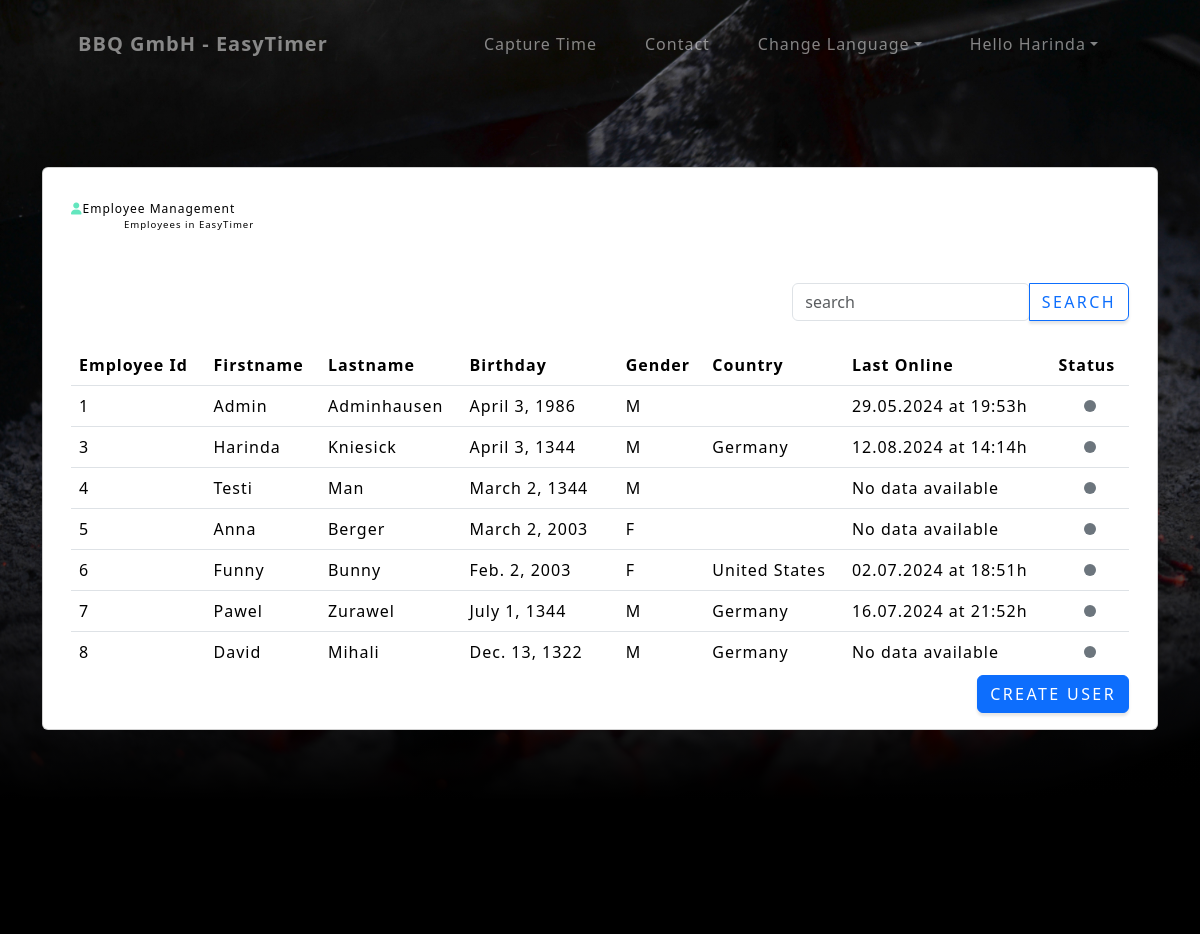
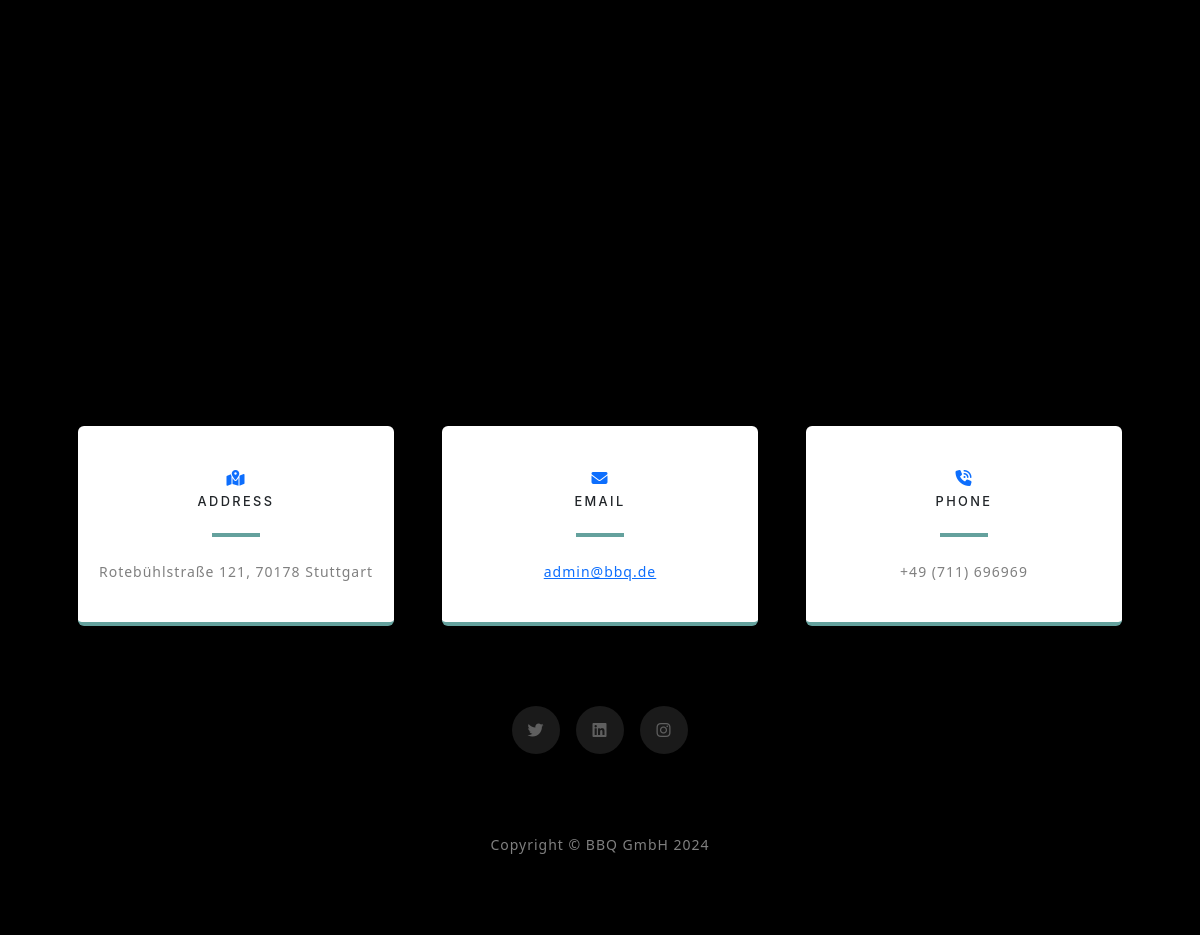
Screenshot of /employeeManagement/ (signed in) with the database file from the repository (2 pictures, top to bottom).
### bbq_gmbh_app/models.py (models this page shows, shortened)
class Mitarbeiter(AbstractUser):
    ROLE_CHOICES = [
        ('User', 'User'),
        ('Hr', 'HR'),
        ('Admin', 'Admin'),
    ]
    WOCHENARBEITSZEIT_CHOICES = [
        (timedelta(hours=40), '40:00'),
        (timedelta(hours=35), '35:00'),
        (timedelta(hours=30), '30:00'),
    ]
    username = None
    email = models.EmailField(_('email address'), unique=True)
    role = models.CharField(max_length=20, choices=ROLE_CHOICES, blank=True, null=True)
    must_change_password = models.BooleanField(default=True)
    birthday = models.DateField(null=True, blank=True)
    first_name = models.CharField(max_length=30, blank=True, null=True)
    last_name = models.CharField(max_length=30, blank=True, null=True)
    gender = models.CharField(max_length=1, choices=[('M', 'Male'), ('F', 'Female'), ('O', 'Other')], blank=True, null=True)
    adresse = models.ForeignKey('Adresse', on_delete=models.PROTECT, null=True, blank=True)
    wochenarbeitszeit = models.DurationField(choices=WOCHENARBEITSZEIT_CHOICES, blank=True, null=True)
    USERNAME_FIELD = 'email'
    REQUIRED_FIELDS = []
    objects = MitarbeiterManager()

class Arbeitsstunden(models.Model):
    PAUSE_CHOICES = [
    (timedelta(hours=1), '1:00'),
    (timedelta(minutes=45), '0:45'),
    (timedelta(minutes=30), '0:30'),
    (timedelta(minutes=15), '0:15'),
    (timedelta(minutes=0), '0:00'),
    ]
    mitarbeiter = models.ForeignKey(Mitarbeiter, on_delete=models.CASCADE)
    datum = models.DateField(blank=True, null=True)
    beginn = models.TimeField(blank=True, null=True)
    ende = models.TimeField(blank=True, null=True)
    status = models.BooleanField(default=False)
    pause = models.DurationField(choices=PAUSE_CHOICES, default=timedelta(hours=1))
    arbeitszeitTag = models.DurationField(default=timedelta())
    minArbeitszeitTag = models.DurationField(default=timedelta())
    maxArbeitszeitTag = models.DurationField(default=timedelta(hours=10))
    averageArbeitszeit = models.DurationField(default=timedelta())
    gleitzeitTag = models.DurationField(default=timedelta())
    ueberstunden = models.DurationField(default=timedelta())
    arbeitszeitGes = models.DurationField(default=timedelta())

class Adresse(models.Model):
    strasse = models.CharField(max_length=100)
    stadt = models.CharField(max_length=100)
    plz = models.CharField(max_length=10)
    land = CountryField(default='DE')

### bbq_gmbh_app/views.py (the view)
# urls.py: path('employeeManagement/', views.employeeManagement, name='employeeManagement'),
@login_required(login_url='signin')
def employeeManagement(request):
    users = Mitarbeiter.objects.all()
    if request.user.role == 'Admin':
        role = True
    else:
        role = False
    return render(request, 'bbq_gmbh_app/employeeManagement.html', {'users': users, 'role': role})

### bbq_gmbh_app/templates/bbq_gmbh_app/employeeManagement.html (shortened to what this page needs)
{% extends 'base.html' %}
{% load static %}
{% load i18n %}
{% block content %}
<header class="masthead">
    <div class="container">
        <div class="card_empl_mng">
            <div class="card" id="myElement">
                <div class="card-body">
                    <div class="container mt-3">
                      <div class="header_text">
                        <p class="link"><i class="fa-solid fa-user" style="color: #63E6BE;"></i>{% trans 'employeeManagementID_1' %}</p>
                        <p class="link">{% trans 'employeeManagementID_2' %}</p>
                      </div>
                        <div class="row">
                          <div class="col-md-8"></div>
                          <div class="col-md-4">
                            <div class="input-group">
                              <input type="search" class="form-control rounded" placeholder="{% trans 'employeeManagementID_13' %}" aria-label="Search" aria-describedby="search-addon" />
                              <button type="button" class="btn btn-outline-primary" data-mdb-ripple-init>{% trans 'employeeManagementID_3' %}</button>
                            </div>
                          </div>
                        </div>
                        <br>
                        <div class="table-responsive" style="max-height: 40vh; overflow: auto;">
                          <table class="table table-hover">
                            <thead>
                              <tr>
                                <th style="position: sticky; top: 0; background: white;">{% trans 'employeeManagementID_4' %}</th>
                                <th style="position: sticky; top: 0; background: white;">{% trans 'employeeManagementID_5' %}</th>
                                <th style="position: sticky; top: 0; background: white;">{% trans 'employeeManagementID_6' %}</th>
                                <th style="position: sticky; top: 0; background: white;">{% trans 'employeeManagementID_7' %}</th>
                                <th style="position: sticky; top: 0; background: white;">{% trans 'employeeManagementID_8' %}</th>
                                <th style="position: sticky; top: 0; background: white;">{% trans 'employeeManagementID_9' %}</th>
                                <th style="position: sticky; top: 0; background: white;">{% trans 'employeeManagementID_14' %}</th>
                                <th style="position: sticky; top: 0; background: white;">{% trans 'employeeManagementID_15' %}</th>
                              </tr>
                            </thead>
                            <tbody>
                              {% if request.user.is_authenticated %}
                                {% for user in users %}
                                  <tr data-href="{% url 'userDetail' user.id %}">
                                    {% if user.is_active or role %}
                                      <td>{{ user.id }}</td>
                                      <td>{{ user.first_name }}</td>
                                      <td>{{ user.last_name }}</td>
                                      <td>{{ user.birthday }}</td>
                                      <td>{{ user.gender }}</td>
                                      <td>{{ user.adresse.land.name }}</td>
                                      {% if user.arbeitsstunden_set.last.datum %}
                                        <td>{{ user.arbeitsstunden_set.last.datum|date:"d.m.Y" }} {% trans 'employeeManagementID_16' %} {{ user.arbeitsstunden_set.last.beginn|time:"H:i" }}{% trans 'employeeManagementID_17' %}</td>
                                      {% else %}
                                        <td>No data available</td>
                                      {% endif %}
                                      {% if user.arbeitsstunden_set.last.status %}
                                        <td style="text-align: center; vertical-align: middle;"><span class="dot dot_online"></span></td>
                                      {% else %}
                                        <td style="text-align: center; vertical-align: middle;"><span class="dot bg-secondary"></span></td>
                                      {% endif %}
                                    {% endif %}
                                  </tr>
                                  {% empty %}
                                  <tr>
                                      <td colspan="8">{% trans 'employeeManagementID_10' %}</td>
                                  </tr>
                                {% endfor %}
                              {% else %}
                                <tr>
                                    <td colspan="8">{% trans 'employeeManagementID_11' %}</td>
                                </tr>
                              {% endif %}
                            </tbody>
                          </table>
                        </div>
                        <div style="text-align: right; margin-top: 1%;">
                          <a href="{% url 'createUser' %}" class="btn btn-primary">{% trans 'employeeManagementID_12' %}</a>
                        </div>
                      </div>
                </div>
              </div>
        </div>
    </div>
</header>
{% endblock content %}

### bbq_gmbh_app/templates/bbq_gmbh_app/_navbar.html (shortened to what this page needs)
{% load i18n %}
<nav class="navbar navbar-expand-lg navbar-light fixed-top" id="mainNav">
    <div class="container px-4 px-lg-5">
        <a class="navbar-brand" href="{% url 'home'%}">BBQ GmbH - EasyTimer</a>
        {% if request.user.is_authenticated %}
            <div class="collapse navbar-collapse" id="navbarResponsive">
                <ul class="navbar-nav ms-auto">
                    <li class="nav-item"><a class="nav-link" href="{% url 'home'%}">{% trans 'navbarID_1' %}</a></li>
                    <li class="nav-item"><a class="nav-link" href="#contact">{% trans 'navbarID_2' %}</a></li>
                    <div class="nav-item dropdown">
                        <a class="nav-link dropdown-toggle" href="#" role="button" data-bs-toggle="dropdown" >{% trans 'indexID_2' %}</a>
                    </div>
                    <li class="nav-item dropdown">
                        <a class="nav-link dropdown-toggle" href="#" role="button" data-bs-toggle="dropdown" id="userDropdown">Hello {{ request.user.first_name }}</a>
                    </li>
                </ul>
            </div>
        {% endif %}
    </div>
</nav>

### rows the page displays
Mitarbeiter: user.first_name "Harinda", id "3", first_name "Harinda", last_name "Kniesick", birthday "April 3, 1344", gender "M", adresse.land.name "Germany", arbeitsstunden_set.last.datum "12.08.2024", arbeitsstunden_set.last.beginn "14:14"
Mitarbeiter: id "1", first_name "Admin", last_name "Adminhausen", birthday "April 3, 1986", gender "M", arbeitsstunden_set.last.datum "29.05.2024", arbeitsstunden_set.last.beginn "19:53"
Mitarbeiter: id "4", first_name "Testi", last_name "Man", birthday "March 2, 1344", gender "M", shows "No data available"
Mitarbeiter: id "5", first_name "Anna", last_name "Berger", birthday "March 2, 2003", gender "F", shows "No data available"
Mitarbeiter: id "6", first_name "Funny", last_name "Bunny", birthday "Feb. 2, 2003", gender "F", adresse.land.name "United States", arbeitsstunden_set.last.datum "02.07.2024", arbeitsstunden_set.last.beginn "18:51"
Mitarbeiter: id "7", first_name "Pawel", last_name "Zurawel", birthday "July 1, 1344", gender "M", adresse.land.name "Germany", arbeitsstunden_set.last.datum "16.07.2024", arbeitsstunden_set.last.beginn "21:52"
Mitarbeiter: id "8", first_name "David", last_name "Mihali", birthday "Dec. 13, 1322", gender "M", adresse.land.name "Germany", shows "No data available"
